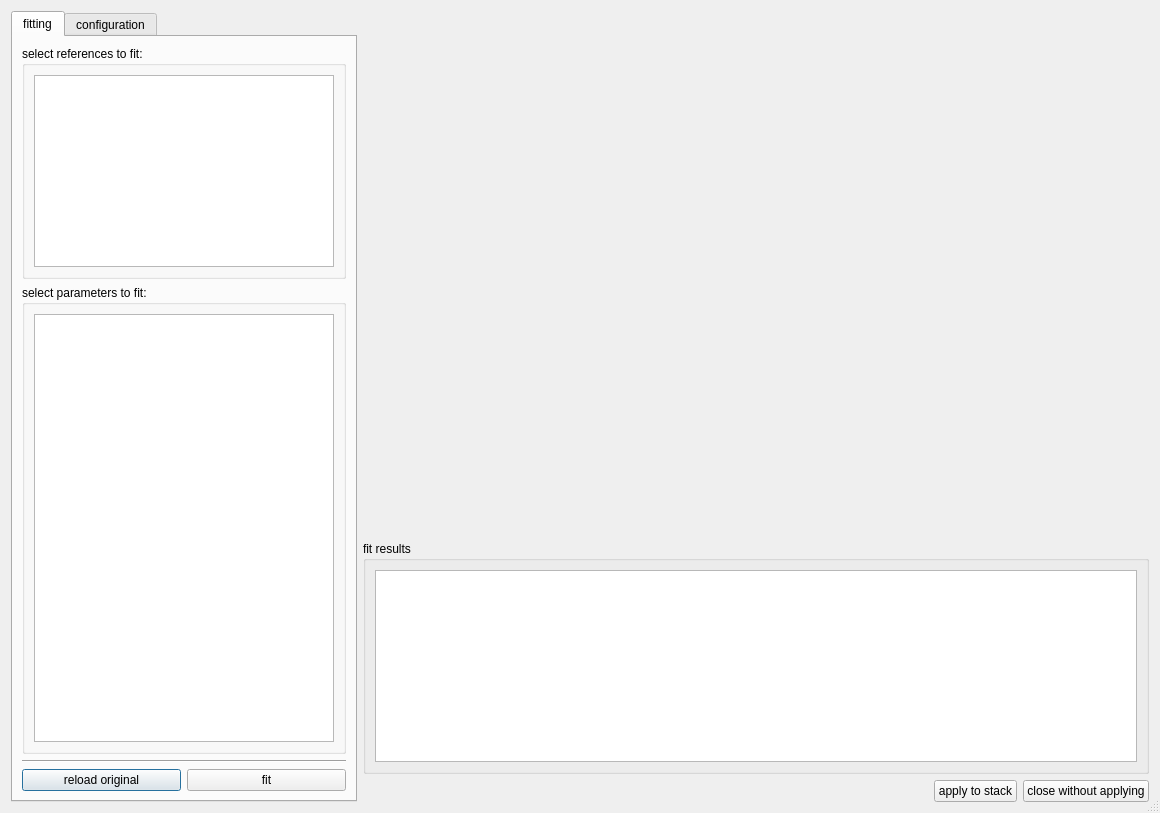
<?xml version="1.0" encoding="UTF-8"?>
<ui version="4.0">
 <class>Dialog</class>
 <widget class="QDialog" name="Dialog">
  <property name="geometry">
   <rect>
    <x>0</x>
    <y>0</y>
    <width>1160</width>
    <height>813</height>
   </rect>
  </property>
  <property name="windowTitle">
   <string>Adavenced Fitting</string>
  </property>
  <property name="sizeGripEnabled">
   <bool>true</bool>
  </property>
  <property name="modal">
   <bool>false</bool>
  </property>
  <layout class="QHBoxLayout" name="horizontalLayout_4">
   <item>
    <widget class="QTabWidget" name="tabWidget">
     <property name="sizePolicy">
      <sizepolicy hsizetype="Preferred" vsizetype="Expanding">
       <horstretch>0</horstretch>
       <verstretch>0</verstretch>
      </sizepolicy>
     </property>
     <property name="currentIndex">
      <number>0</number>
     </property>
     <widget class="QWidget" name="tab">
      <attribute name="title">
       <string>fitting</string>
      </attribute>
      <layout class="QVBoxLayout" name="verticalLayout">
       <item>
        <widget class="QGroupBox" name="groupBox_2">
         <property name="title">
          <string>select references to fit:</string>
         </property>
         <layout class="QVBoxLayout" name="verticalLayout_5">
          <item>
           <widget class="QListView" name="referenceListView">
            <property name="sizePolicy">
             <sizepolicy hsizetype="Preferred" vsizetype="Minimum">
              <horstretch>0</horstretch>
              <verstretch>0</verstretch>
             </sizepolicy>
            </property>
            <property name="editTriggers">
             <set>QAbstractItemView::NoEditTriggers</set>
            </property>
           </widget>
          </item>
         </layout>
        </widget>
       </item>
       <item>
        <widget class="QGroupBox" name="groupBox_3">
         <property name="title">
          <string>select parameters to fit:</string>
         </property>
         <layout class="QVBoxLayout" name="verticalLayout_6">
          <item>
           <widget class="QTreeView" name="parameterTreeView">
            <property name="sizePolicy">
             <sizepolicy hsizetype="Expanding" vsizetype="Expanding">
              <horstretch>0</horstretch>
              <verstretch>0</verstretch>
             </sizepolicy>
            </property>
            <property name="minimumSize">
             <size>
              <width>300</width>
              <height>0</height>
             </size>
            </property>
            <property name="editTriggers">
             <set>QAbstractItemView::NoEditTriggers</set>
            </property>
           </widget>
          </item>
         </layout>
        </widget>
       </item>
       <item>
        <widget class="Line" name="line">
         <property name="orientation">
          <enum>Qt::Horizontal</enum>
         </property>
        </widget>
       </item>
       <item>
        <layout class="QHBoxLayout" name="horizontalLayout">
         <item>
          <widget class="QPushButton" name="reloadPB">
           <property name="text">
            <string>reload original</string>
           </property>
          </widget>
         </item>
         <item>
          <widget class="QPushButton" name="startFittingPB">
           <property name="text">
            <string>fit</string>
           </property>
          </widget>
         </item>
        </layout>
       </item>
      </layout>
     </widget>
     <widget class="QWidget" name="tab_2">
      <attribute name="title">
       <string>configuration</string>
      </attribute>
      <layout class="QVBoxLayout" name="verticalLayout_2">
       <item>
        <layout class="QFormLayout" name="formLayout">
         <item row="0" column="0">
          <widget class="QLabel" name="label">
           <property name="text">
            <string>method:</string>
           </property>
          </widget>
         </item>
         <item row="0" column="1">
          <widget class="QComboBox" name="methodCB"/>
         </item>
         <item row="1" column="0">
          <widget class="QLabel" name="label_2">
           <property name="text">
            <string>max. number of iterations:</string>
           </property>
          </widget>
         </item>
         <item row="1" column="1">
          <widget class="QSpinBox" name="noOfIterationsSB">
           <property name="maximum">
            <number>9999999</number>
           </property>
          </widget>
         </item>
         <item row="2" column="0">
          <widget class="QLabel" name="label_3">
           <property name="text">
            <string>tolerance:</string>
           </property>
          </widget>
         </item>
         <item row="2" column="1">
          <widget class="ScientificDoubleSpinBox" name="toleranceSB"/>
         </item>
         <item row="3" column="1">
          <widget class="QCheckBox" name="plotInBetweenCB">
           <property name="text">
            <string/>
           </property>
           <property name="checked">
            <bool>true</bool>
           </property>
          </widget>
         </item>
         <item row="3" column="0">
          <widget class="QLabel" name="label_4">
           <property name="text">
            <string>plot results in between:</string>
           </property>
          </widget>
         </item>
        </layout>
       </item>
       <item>
        <spacer name="verticalSpacer">
         <property name="orientation">
          <enum>Qt::Vertical</enum>
         </property>
         <property name="sizeHint" stdset="0">
          <size>
           <width>20</width>
           <height>40</height>
          </size>
         </property>
        </spacer>
       </item>
      </layout>
     </widget>
    </widget>
   </item>
   <item>
    <layout class="QVBoxLayout" name="verticalLayout_3">
     <item>
      <widget class="MplWidgetDielFunc" name="plotView" native="true">
       <property name="sizePolicy">
        <sizepolicy hsizetype="Expanding" vsizetype="Expanding">
         <horstretch>0</horstretch>
         <verstretch>0</verstretch>
        </sizepolicy>
       </property>
      </widget>
     </item>
     <item>
      <widget class="QGroupBox" name="groupBox">
       <property name="sizePolicy">
        <sizepolicy hsizetype="Expanding" vsizetype="Preferred">
         <horstretch>0</horstretch>
         <verstretch>0</verstretch>
        </sizepolicy>
       </property>
       <property name="title">
        <string>fit results</string>
       </property>
       <layout class="QHBoxLayout" name="horizontalLayout_2">
        <item>
         <widget class="QTextEdit" name="resultTextEdit">
          <property name="sizePolicy">
           <sizepolicy hsizetype="Expanding" vsizetype="Preferred">
            <horstretch>0</horstretch>
            <verstretch>0</verstretch>
           </sizepolicy>
          </property>
          <property name="minimumSize">
           <size>
            <width>0</width>
            <height>100</height>
           </size>
          </property>
          <property name="readOnly">
           <bool>true</bool>
          </property>
         </widget>
        </item>
       </layout>
      </widget>
     </item>
     <item>
      <layout class="QHBoxLayout" name="horizontalLayout_3">
       <item>
        <spacer name="horizontalSpacer">
         <property name="orientation">
          <enum>Qt::Horizontal</enum>
         </property>
         <property name="sizeHint" stdset="0">
          <size>
           <width>40</width>
           <height>20</height>
          </size>
         </property>
        </spacer>
       </item>
       <item>
        <widget class="QPushButton" name="pushButton_2">
         <property name="text">
          <string>apply to stack</string>
         </property>
        </widget>
       </item>
       <item>
        <widget class="QPushButton" name="pushButton_3">
         <property name="text">
          <string>close without applying</string>
         </property>
        </widget>
       </item>
      </layout>
     </item>
    </layout>
   </item>
  </layout>
 </widget>
 <customwidgets>
  <customwidget>
   <class>MplWidgetDielFunc</class>
   <extends>QWidget</extends>
   <header>ui.mplwidget_dielFunc</header>
   <container>1</container>
  </customwidget>
  <customwidget>
   <class>ScientificDoubleSpinBox</class>
   <extends>QDoubleSpinBox</extends>
   <header>ui.scientificspin</header>
  </customwidget>
 </customwidgets>
 <resources/>
 <connections>
  <connection>
   <sender>pushButton_3</sender>
   <signal>clicked()</signal>
   <receiver>Dialog</receiver>
   <slot>reject()</slot>
   <hints>
    <hint type="sourcelabel">
     <x>1037</x>
     <y>793</y>
    </hint>
    <hint type="destinationlabel">
     <x>1055</x>
     <y>816</y>
    </hint>
   </hints>
  </connection>
  <connection>
   <sender>pushButton_2</sender>
   <signal>clicked()</signal>
   <receiver>Dialog</receiver>
   <slot>accept()</slot>
   <hints>
    <hint type="sourcelabel">
     <x>942</x>
     <y>787</y>
    </hint>
    <hint type="destinationlabel">
     <x>942</x>
     <y>828</y>
    </hint>
   </hints>
  </connection>
 </connections>
</ui>
